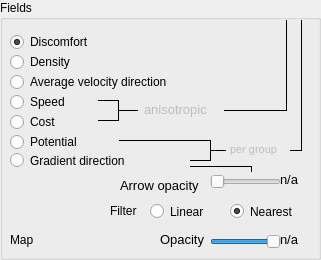
         <widget class="QGroupBox" name="groupBox_3">
          <property name="minimumSize">
           <size>
            <width>321</width>
            <height>260</height>
           </size>
          </property>
          <property name="maximumSize">
           <size>
            <width>321</width>
            <height>260</height>
           </size>
          </property>
          <property name="title">
           <string>Fields</string>
          </property>
          <widget class="QFrame" name="frame_2">
           <property name="geometry">
            <rect>
             <x>-10</x>
             <y>20</y>
             <width>341</width>
             <height>231</height>
            </rect>
           </property>
           <property name="frameShape">
            <enum>QFrame::NoFrame</enum>
           </property>
           <property name="frameShadow">
            <enum>QFrame::Raised</enum>
           </property>
           <widget class="QRadioButton" name="radioButtonShowGradient">
            <property name="geometry">
             <rect>
              <x>20</x>
              <y>130</y>
              <width>171</width>
              <height>21</height>
             </rect>
            </property>
            <property name="minimumSize">
             <size>
              <width>100</width>
              <height>0</height>
             </size>
            </property>
            <property name="toolTip">
             <string>Show gradient direction
[7]</string>
            </property>
            <property name="statusTip">
             <string>Show gradient direction [7]</string>
            </property>
            <property name="text">
             <string>Gradient direction</string>
            </property>
            <property name="shortcut">
             <string>7</string>
            </property>
            <property name="checked">
             <bool>false</bool>
            </property>
           </widget>
           <widget class="QRadioButton" name="radioButtonShowAverageVelocity">
            <property name="geometry">
             <rect>
              <x>20</x>
              <y>50</y>
              <width>241</width>
              <height>24</height>
             </rect>
            </property>
            <property name="minimumSize">
             <size>
              <width>200</width>
              <height>0</height>
             </size>
            </property>
            <property name="toolTip">
             <string>Show average velocity direction
[3]</string>
            </property>
            <property name="statusTip">
             <string>Show average velocity direction [3]</string>
            </property>
            <property name="text">
             <string>Average velocity direction</string>
            </property>
            <property name="shortcut">
             <string>3</string>
            </property>
            <property name="checked">
             <bool>false</bool>
            </property>
           </widget>
           <widget class="QRadioButton" name="radioButtonShowPotential">
            <property name="geometry">
             <rect>
              <x>20</x>
              <y>110</y>
              <width>101</width>
              <height>24</height>
             </rect>
            </property>
            <property name="minimumSize">
             <size>
              <width>100</width>
              <height>0</height>
             </size>
            </property>
            <property name="toolTip">
             <string>Show potential
[6]</string>
            </property>
            <property name="statusTip">
             <string>Show potential [6]</string>
            </property>
            <property name="text">
             <string>Potential</string>
            </property>
            <property name="shortcut">
             <string>6</string>
            </property>
            <property name="checked">
             <bool>false</bool>
            </property>
           </widget>
           <widget class="QRadioButton" name="radioButtonShowDensity">
            <property name="geometry">
             <rect>
              <x>20</x>
              <y>30</y>
              <width>101</width>
              <height>24</height>
             </rect>
            </property>
            <property name="minimumSize">
             <size>
              <width>100</width>
              <height>0</height>
             </size>
            </property>
            <property name="toolTip">
             <string>Show density
[2]</string>
            </property>
            <property name="statusTip">
             <string>Show density [2]</string>
            </property>
            <property name="text">
             <string>Density</string>
            </property>
            <property name="shortcut">
             <string>2</string>
            </property>
            <property name="checked">
             <bool>false</bool>
            </property>
           </widget>
           <widget class="QRadioButton" name="radioButtonShowSpeed">
            <property name="geometry">
             <rect>
              <x>20</x>
              <y>70</y>
              <width>100</width>
              <height>24</height>
             </rect>
            </property>
            <property name="minimumSize">
             <size>
              <width>100</width>
              <height>0</height>
             </size>
            </property>
            <property name="toolTip">
             <string>Show speed
[4]</string>
            </property>
            <property name="statusTip">
             <string>Show speed [4]</string>
            </property>
            <property name="text">
             <string>Speed</string>
            </property>
            <property name="shortcut">
             <string>4</string>
            </property>
            <property name="checked">
             <bool>false</bool>
            </property>
           </widget>
           <widget class="QRadioButton" name="radioButtonShowCost">
            <property name="geometry">
             <rect>
              <x>20</x>
              <y>90</y>
              <width>100</width>
              <height>24</height>
             </rect>
            </property>
            <property name="minimumSize">
             <size>
              <width>100</width>
              <height>0</height>
             </size>
            </property>
            <property name="toolTip">
             <string>Show cost
[5]</string>
            </property>
            <property name="statusTip">
             <string>Show cost [5]</string>
            </property>
            <property name="text">
             <string>Cost</string>
            </property>
            <property name="shortcut">
             <string>5</string>
            </property>
            <property name="checked">
             <bool>false</bool>
            </property>
           </widget>
           <widget class="QRadioButton" name="radioButtonShowDiscomfort">
            <property name="geometry">
             <rect>
              <x>20</x>
              <y>10</y>
              <width>200</width>
              <height>24</height>
             </rect>
            </property>
            <property name="minimumSize">
             <size>
              <width>100</width>
              <height>0</height>
             </size>
            </property>
            <property name="toolTip">
             <string>Show discomfort
[1]</string>
            </property>
            <property name="statusTip">
             <string>Show discomfort [1]</string>
            </property>
            <property name="text">
             <string>Discomfort</string>
            </property>
            <property name="shortcut">
             <string>1</string>
            </property>
            <property name="checked">
             <bool>true</bool>
            </property>
           </widget>
           <widget class="QLabel" name="mapAlphaLabelValue">
            <property name="geometry">
             <rect>
              <x>290</x>
              <y>210</y>
              <width>40</width>
              <height>19</height>
             </rect>
            </property>
            <property name="minimumSize">
             <size>
              <width>40</width>
              <height>0</height>
             </size>
            </property>
            <property name="maximumSize">
             <size>
              <width>60</width>
              <height>16777215</height>
             </size>
            </property>
            <property name="text">
             <string>&lt;!DOCTYPE HTML PUBLIC &quot;-//W3C//DTD HTML 4.0//EN&quot; &quot;http://www.w3.org/TR/REC-html40/strict.dtd&quot;&gt;
&lt;html&gt;&lt;head&gt;&lt;meta name=&quot;qrichtext&quot; content=&quot;1&quot; /&gt;&lt;style type=&quot;text/css&quot;&gt;
p, li { white-space: pre-wrap; }
&lt;/style&gt;&lt;/head&gt;&lt;body style=&quot; font-family:'Sans'; font-size:12pt; font-weight:400; font-style:normal;&quot;&gt;
&lt;table border=&quot;0&quot; style=&quot;-qt-table-type: root; margin-top:4px; margin-bottom:4px; margin-left:4px; margin-right:4px;&quot;&gt;
&lt;tr&gt;
&lt;td style=&quot;border: none;&quot;&gt;
&lt;p style=&quot; margin-top:0px; margin-bottom:0px; margin-left:0px; margin-right:0px; -qt-block-indent:0; text-indent:0px;&quot;&gt;&lt;span style=&quot; font-size:10pt;&quot;&gt;n/a&lt;/span&gt;&lt;/p&gt;&lt;/td&gt;&lt;/tr&gt;&lt;/table&gt;&lt;/body&gt;&lt;/html&gt;</string>
            </property>
            <property name="alignment">
             <set>Qt::AlignRight|Qt::AlignTrailing|Qt::AlignVCenter</set>
            </property>
           </widget>
           <widget class="QLabel" name="mapAlphaLabelName">
            <property name="geometry">
             <rect>
              <x>170</x>
              <y>210</y>
              <width>61</width>
              <height>19</height>
             </rect>
            </property>
            <property name="text">
             <string>&lt;!DOCTYPE HTML PUBLIC &quot;-//W3C//DTD HTML 4.0//EN&quot; &quot;http://www.w3.org/TR/REC-html40/strict.dtd&quot;&gt;
&lt;html&gt;&lt;head&gt;&lt;meta name=&quot;qrichtext&quot; content=&quot;1&quot; /&gt;&lt;style type=&quot;text/css&quot;&gt;
p, li { white-space: pre-wrap; }
&lt;/style&gt;&lt;/head&gt;&lt;body style=&quot; font-family:'Sans'; font-size:12pt; font-weight:400; font-style:normal;&quot;&gt;
&lt;table border=&quot;0&quot; style=&quot;-qt-table-type: root; margin-top:4px; margin-bottom:4px; margin-left:4px; margin-right:4px;&quot;&gt;
&lt;tr&gt;
&lt;td style=&quot;border: none;&quot;&gt;
&lt;p style=&quot; margin-top:0px; margin-bottom:0px; margin-left:0px; margin-right:0px; -qt-block-indent:0; text-indent:0px;&quot;&gt;&lt;span style=&quot; font-size:10pt;&quot;&gt;Opacity&lt;/span&gt;&lt;/p&gt;&lt;/td&gt;&lt;/tr&gt;&lt;/table&gt;&lt;/body&gt;&lt;/html&gt;</string>
            </property>
           </widget>
           <widget class="QSlider" name="mapAlphaSlider">
            <property name="geometry">
             <rect>
              <x>220</x>
              <y>210</y>
              <width>71</width>
              <height>24</height>
             </rect>
            </property>
            <property name="toolTip">
             <string>Opacity of the map texture.</string>
            </property>
            <property name="statusTip">
             <string>Opacity of the map texture.</string>
            </property>
            <property name="minimum">
             <number>0</number>
            </property>
            <property name="maximum">
             <number>100</number>
            </property>
            <property name="value">
             <number>100</number>
            </property>
            <property name="orientation">
             <enum>Qt::Horizontal</enum>
            </property>
           </widget>
           <widget class="QLabel" name="gradientArrowsAlphaLabelValue">
            <property name="geometry">
             <rect>
              <x>290</x>
              <y>150</y>
              <width>40</width>
              <height>19</height>
             </rect>
            </property>
            <property name="minimumSize">
             <size>
              <width>40</width>
              <height>0</height>
             </size>
            </property>
            <property name="maximumSize">
             <size>
              <width>60</width>
              <height>16777215</height>
             </size>
            </property>
            <property name="text">
             <string>&lt;!DOCTYPE HTML PUBLIC &quot;-//W3C//DTD HTML 4.0//EN&quot; &quot;http://www.w3.org/TR/REC-html40/strict.dtd&quot;&gt;
&lt;html&gt;&lt;head&gt;&lt;meta name=&quot;qrichtext&quot; content=&quot;1&quot; /&gt;&lt;style type=&quot;text/css&quot;&gt;
p, li { white-space: pre-wrap; }
&lt;/style&gt;&lt;/head&gt;&lt;body style=&quot; font-family:'Sans'; font-size:12pt; font-weight:400; font-style:normal;&quot;&gt;
&lt;table style=&quot;-qt-table-type: root; margin-top:4px; margin-bottom:4px; margin-left:4px; margin-right:4px;&quot;&gt;
&lt;tr&gt;
&lt;td style=&quot;border: none;&quot;&gt;
&lt;p style=&quot; margin-top:0px; margin-bottom:0px; margin-left:0px; margin-right:0px; -qt-block-indent:0; text-indent:0px;&quot;&gt;&lt;span style=&quot; font-size:10pt;&quot;&gt;n/a&lt;/span&gt;&lt;/p&gt;&lt;/td&gt;&lt;/tr&gt;&lt;/table&gt;&lt;/body&gt;&lt;/html&gt;</string>
            </property>
            <property name="alignment">
             <set>Qt::AlignRight|Qt::AlignTrailing|Qt::AlignVCenter</set>
            </property>
           </widget>
           <widget class="QSlider" name="gradientArrowsAlphaSlider">
            <property name="geometry">
             <rect>
              <x>220</x>
              <y>150</y>
              <width>71</width>
              <height>24</height>
             </rect>
            </property>
            <property name="toolTip">
             <string>Opacity of gradient arrows.</string>
            </property>
            <property name="statusTip">
             <string>Opacity of gradient arrows.</string>
            </property>
            <property name="minimum">
             <number>0</number>
            </property>
            <property name="maximum">
             <number>100</number>
            </property>
            <property name="value">
             <number>0</number>
            </property>
            <property name="orientation">
             <enum>Qt::Horizontal</enum>
            </property>
           </widget>
           <widget class="QLabel" name="gradientArrowsAlphaLabelName">
            <property name="geometry">
             <rect>
              <x>130</x>
              <y>150</y>
              <width>91</width>
              <height>31</height>
             </rect>
            </property>
            <property name="text">
             <string>&lt;!DOCTYPE HTML PUBLIC &quot;-//W3C//DTD HTML 4.0//EN&quot; &quot;http://www.w3.org/TR/REC-html40/strict.dtd&quot;&gt;
&lt;html&gt;&lt;head&gt;&lt;meta name=&quot;qrichtext&quot; content=&quot;1&quot; /&gt;&lt;style type=&quot;text/css&quot;&gt;
p, li { white-space: pre-wrap; }
&lt;/style&gt;&lt;/head&gt;&lt;body style=&quot; font-family:'Sans'; font-size:12pt; font-weight:400; font-style:normal;&quot;&gt;
&lt;table border=&quot;0&quot; style=&quot;-qt-table-type: root; margin-top:4px; margin-bottom:4px; margin-left:4px; margin-right:4px;&quot;&gt;
&lt;tr&gt;
&lt;td style=&quot;border: none;&quot;&gt;
&lt;p style=&quot; margin-top:0px; margin-bottom:0px; margin-left:0px; margin-right:0px; -qt-block-indent:0; text-indent:0px;&quot;&gt;&lt;span style=&quot; font-size:10pt;&quot;&gt;Arrow opacity&lt;/span&gt;&lt;/p&gt;&lt;/td&gt;&lt;/tr&gt;&lt;/table&gt;&lt;/body&gt;&lt;/html&gt;</string>
            </property>
           </widget>
           <widget class="QLabel" name="label_12">
            <property name="geometry">
             <rect>
              <x>20</x>
              <y>210</y>
              <width>75</width>
              <height>19</height>
             </rect>
            </property>
            <property name="text">
             <string>Map</string>
            </property>
           </widget>
           <widget class="Line" name="line">
            <property name="geometry">
             <rect>
              <x>220</x>
              <y>120</y>
              <width>16</width>
              <height>20</height>
             </rect>
            </property>
            <property name="frameShadow">
             <enum>QFrame::Plain</enum>
            </property>
            <property name="orientation">
             <enum>Qt::Horizontal</enum>
            </property>
           </widget>
           <widget class="Line" name="line_2">
            <property name="geometry">
             <rect>
              <x>212</x>
              <y>120</y>
              <width>16</width>
              <height>21</height>
             </rect>
            </property>
            <property name="frameShadow">
             <enum>QFrame::Plain</enum>
            </property>
            <property name="orientation">
             <enum>Qt::Vertical</enum>
            </property>
           </widget>
           <widget class="Line" name="line_3">
            <property name="geometry">
             <rect>
              <x>303</x>
              <y>-1</y>
              <width>16</width>
              <height>131</height>
             </rect>
            </property>
            <property name="frameShadow">
             <enum>QFrame::Plain</enum>
            </property>
            <property name="orientation">
             <enum>Qt::Vertical</enum>
            </property>
           </widget>
           <widget class="Line" name="line_4">
            <property name="geometry">
             <rect>
              <x>129</x>
              <y>110</y>
              <width>91</width>
              <height>20</height>
             </rect>
            </property>
            <property name="frameShadow">
             <enum>QFrame::Plain</enum>
            </property>
            <property name="orientation">
             <enum>Qt::Horizontal</enum>
            </property>
           </widget>
           <widget class="Line" name="line_5">
            <property name="geometry">
             <rect>
              <x>200</x>
              <y>130</y>
              <width>20</width>
              <height>20</height>
             </rect>
            </property>
            <property name="frameShadow">
             <enum>QFrame::Plain</enum>
            </property>
            <property name="orientation">
             <enum>Qt::Horizontal</enum>
            </property>
           </widget>
           <widget class="Line" name="line_6">
            <property name="geometry">
             <rect>
              <x>128</x>
              <y>80</y>
              <width>20</width>
              <height>20</height>
             </rect>
            </property>
            <property name="frameShadow">
             <enum>QFrame::Plain</enum>
            </property>
            <property name="orientation">
             <enum>Qt::Horizontal</enum>
            </property>
           </widget>
           <widget class="Line" name="line_7">
            <property name="geometry">
             <rect>
              <x>108</x>
              <y>90</y>
              <width>20</width>
              <height>20</height>
             </rect>
            </property>
            <property name="frameShadow">
             <enum>QFrame::Plain</enum>
            </property>
            <property name="orientation">
             <enum>Qt::Horizontal</enum>
            </property>
           </widget>
           <widget class="Line" name="line_8">
            <property name="geometry">
             <rect>
              <x>108</x>
              <y>70</y>
              <width>20</width>
              <height>20</height>
             </rect>
            </property>
            <property name="frameShadow">
             <enum>QFrame::Plain</enum>
            </property>
            <property name="orientation">
             <enum>Qt::Horizontal</enum>
            </property>
           </widget>
           <widget class="Line" name="line_9">
            <property name="geometry">
             <rect>
              <x>120</x>
              <y>80</y>
              <width>16</width>
              <height>21</height>
             </rect>
            </property>
            <property name="frameShadow">
             <enum>QFrame::Plain</enum>
            </property>
            <property name="orientation">
             <enum>Qt::Vertical</enum>
            </property>
           </widget>
           <widget class="Line" name="line_10">
            <property name="geometry">
             <rect>
              <x>288</x>
              <y>0</y>
              <width>16</width>
              <height>91</height>
             </rect>
            </property>
            <property name="frameShadow">
             <enum>QFrame::Plain</enum>
            </property>
            <property name="orientation">
             <enum>Qt::Vertical</enum>
            </property>
           </widget>
           <widget class="Line" name="line_11">
            <property name="geometry">
             <rect>
              <x>200</x>
              <y>136</y>
              <width>61</width>
              <height>20</height>
             </rect>
            </property>
            <property name="frameShadow">
             <enum>QFrame::Plain</enum>
            </property>
            <property name="orientation">
             <enum>Qt::Horizontal</enum>
            </property>
           </widget>
           <widget class="Line" name="line_12">
            <property name="geometry">
             <rect>
              <x>253</x>
              <y>146</y>
              <width>16</width>
              <height>6</height>
             </rect>
            </property>
            <property name="frameShadow">
             <enum>QFrame::Plain</enum>
            </property>
            <property name="orientation">
             <enum>Qt::Vertical</enum>
            </property>
           </widget>
           <widget class="Line" name="line_13">
            <property name="geometry">
             <rect>
              <x>234</x>
              <y>80</y>
              <width>63</width>
              <height>20</height>
             </rect>
            </property>
            <property name="frameShadow">
             <enum>QFrame::Plain</enum>
            </property>
            <property name="orientation">
             <enum>Qt::Horizontal</enum>
            </property>
           </widget>
           <widget class="QLabel" name="label20">
            <property name="enabled">
             <bool>false</bool>
            </property>
            <property name="geometry">
             <rect>
              <x>154</x>
              <y>74</y>
              <width>71</width>
              <height>31</height>
             </rect>
            </property>
            <property name="text">
             <string>&lt;!DOCTYPE HTML PUBLIC &quot;-//W3C//DTD HTML 4.0//EN&quot; &quot;http://www.w3.org/TR/REC-html40/strict.dtd&quot;&gt;
&lt;html&gt;&lt;head&gt;&lt;meta name=&quot;qrichtext&quot; content=&quot;1&quot; /&gt;&lt;style type=&quot;text/css&quot;&gt;
p, li { white-space: pre-wrap; }
&lt;/style&gt;&lt;/head&gt;&lt;body style=&quot; font-family:'Sans'; font-size:12pt; font-weight:400; font-style:normal;&quot;&gt;
&lt;table border=&quot;0&quot; style=&quot;-qt-table-type: root; margin-top:4px; margin-bottom:4px; margin-left:4px; margin-right:4px;&quot;&gt;
&lt;tr&gt;
&lt;td style=&quot;border: none;&quot;&gt;
&lt;p style=&quot; margin-top:0px; margin-bottom:0px; margin-left:0px; margin-right:0px; -qt-block-indent:0; text-indent:0px;&quot;&gt;&lt;span style=&quot; font-size:10pt;&quot;&gt;anisotropic&lt;/span&gt;&lt;/p&gt;&lt;/td&gt;&lt;/tr&gt;&lt;/table&gt;&lt;/body&gt;&lt;/html&gt;</string>
            </property>
           </widget>
           <widget class="Line" name="line_14">
            <property name="geometry">
             <rect>
              <x>300</x>
              <y>120</y>
              <width>12</width>
              <height>20</height>
             </rect>
            </property>
            <property name="frameShadow">
             <enum>QFrame::Plain</enum>
            </property>
            <property name="orientation">
             <enum>Qt::Horizontal</enum>
            </property>
           </widget>
           <widget class="QLabel" name="label20_2">
            <property name="enabled">
             <bool>false</bool>
            </property>
            <property name="geometry">
             <rect>
              <x>240</x>
              <y>114</y>
              <width>61</width>
              <height>31</height>
             </rect>
            </property>
            <property name="text">
             <string>&lt;!DOCTYPE HTML PUBLIC &quot;-//W3C//DTD HTML 4.0//EN&quot; &quot;http://www.w3.org/TR/REC-html40/strict.dtd&quot;&gt;
&lt;html&gt;&lt;head&gt;&lt;meta name=&quot;qrichtext&quot; content=&quot;1&quot; /&gt;&lt;style type=&quot;text/css&quot;&gt;
p, li { white-space: pre-wrap; }
&lt;/style&gt;&lt;/head&gt;&lt;body style=&quot; font-family:'Sans'; font-size:12pt; font-weight:400; font-style:normal;&quot;&gt;
&lt;table border=&quot;0&quot; style=&quot;-qt-table-type: root; margin-top:4px; margin-bottom:4px; margin-left:4px; margin-right:4px;&quot;&gt;
&lt;tr&gt;
&lt;td style=&quot;border: none;&quot;&gt;
&lt;p style=&quot; margin-top:0px; margin-bottom:0px; margin-left:0px; margin-right:0px; -qt-block-indent:0; text-indent:0px;&quot;&gt;&lt;span style=&quot; font-size:8pt;&quot;&gt;per group&lt;/span&gt;&lt;/p&gt;&lt;/td&gt;&lt;/tr&gt;&lt;/table&gt;&lt;/body&gt;&lt;/html&gt;</string>
            </property>
           </widget>
           <widget class="QLabel" name="gradientInterpolateLabelName">
            <property name="geometry">
             <rect>
              <x>120</x>
              <y>180</y>
              <width>41</width>
              <height>21</height>
             </rect>
            </property>
            <property name="text">
             <string>Filter</string>
            </property>
           </widget>
           <widget class="QFrame" name="frame">
            <property name="geometry">
             <rect>
              <x>160</x>
              <y>180</y>
              <width>171</width>
              <height>21</height>
             </rect>
            </property>
            <property name="frameShape">
             <enum>QFrame::NoFrame</enum>
            </property>
            <property name="frameShadow">
             <enum>QFrame::Plain</enum>
            </property>
            <widget class="QRadioButton" name="gradientInterpolateYes">
             <property name="geometry">
              <rect>
               <x>0</x>
               <y>0</y>
               <width>91</width>
               <height>23</height>
              </rect>
             </property>
             <property name="toolTip">
              <string>Show gradient bilinearly filtered,
as used during agent movement computation.</string>
             </property>
             <property name="statusTip">
              <string>Show gradient bilinearly filtered, as used during agent movement computation.</string>
             </property>
             <property name="text">
              <string>Linear</string>
             </property>
             <property name="checked">
              <bool>false</bool>
             </property>
            </widget>
            <widget class="QRadioButton" name="gradientInterpolateNo">
             <property name="geometry">
              <rect>
               <x>80</x>
               <y>0</y>
               <width>91</width>
               <height>23</height>
              </rect>
             </property>
             <property name="toolTip">
              <string>Show gradient per cell.</string>
             </property>
             <property name="statusTip">
              <string>Show gradient per cell.</string>
             </property>
             <property name="text">
              <string>Nearest</string>
             </property>
             <property name="checked">
              <bool>true</bool>
             </property>
            </widget>
           </widget>
          </widget>
         </widget>
